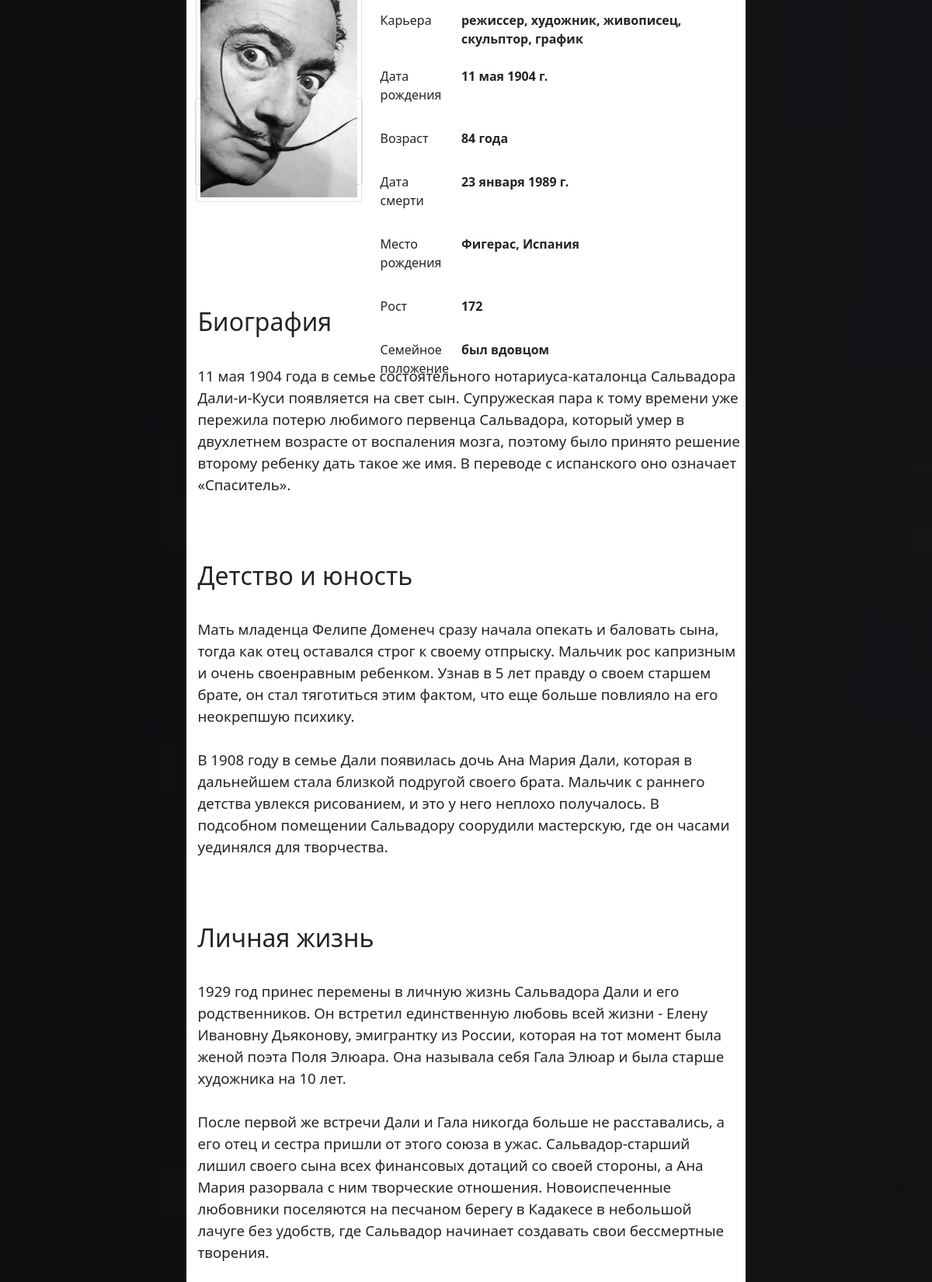
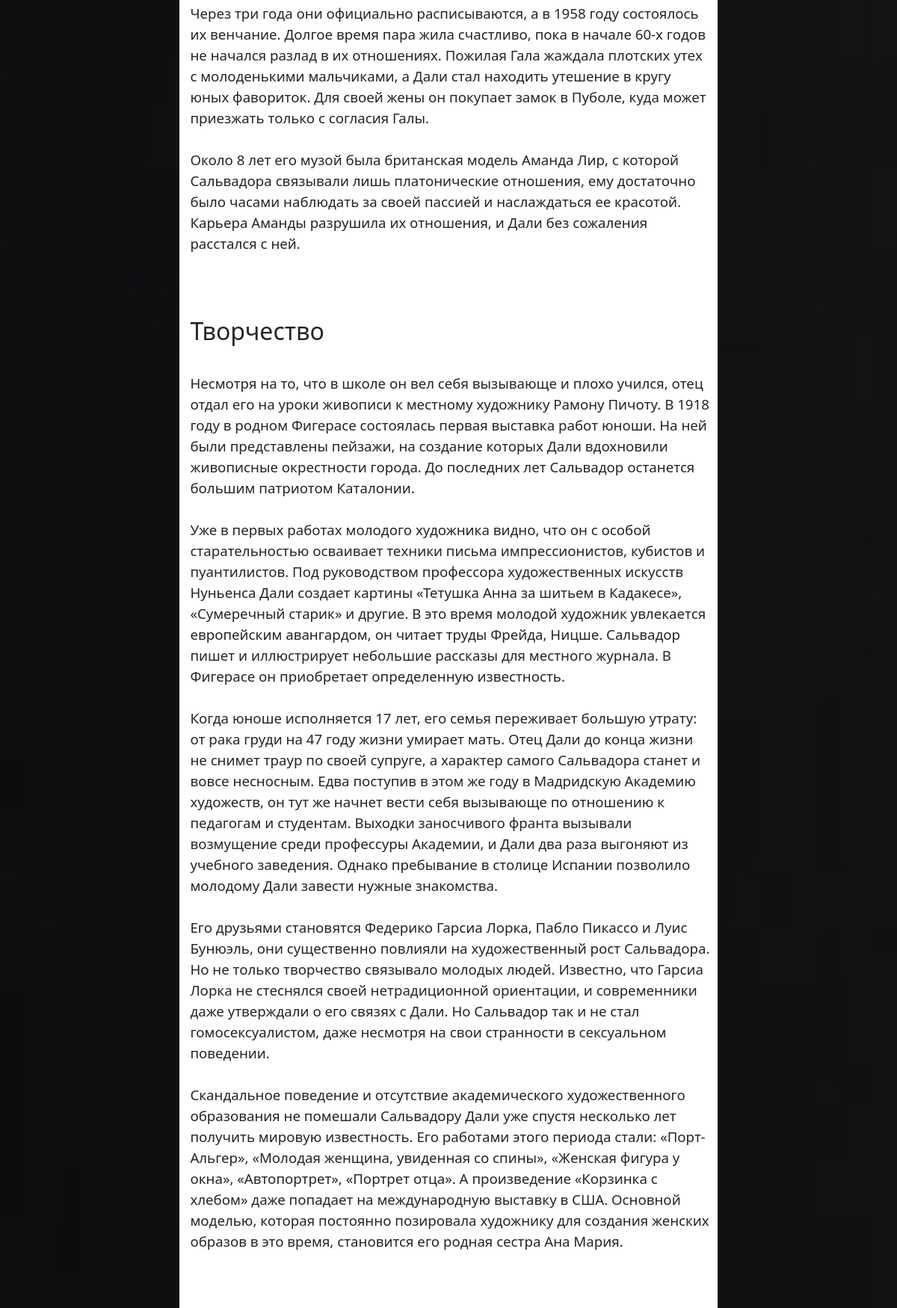
/biography/6 (upper part), run on the app's committed database (2 pictures, top to bottom).
### artists/models.py (models this page shows)
class Biographies(models.Model):
    name = models.CharField(max_length=50)
    bio = models.TextField()
    annotation = models.CharField(max_length=200)
    career = models.CharField(max_length=200)
    age = models.CharField(max_length=10)
    birth = models.CharField(max_length=50)
    death = models.CharField(max_length=50)
    height = models.CharField(max_length=5)
    family = models.CharField(max_length=200)
    location = models.CharField(max_length=100)
    image = models.ImageField(upload_to='artists/')
    era = models.CharField(max_length=50, default='')
    genre = models.CharField(max_length=50, default='')

### artists/views.py (the view)
# urls.py: path('biography/<name>', BiographyPage.as_view(), name='biography'),
class BiographyPage(View):
    def get(self, request, name, *args, **kwargs):
        return render(request, 'artists/biography.html', context={'bio': Biographies.objects.filter(id=name)})

### artists/templates/artists/biography.html (shortened to what this page needs)
{% load static %}
<link rel="stylesheet" href="{% static 'css/mainpage.css' %}">
<link href="https://cdn.jsdelivr.net/npm/bootstrap@5.1.3/dist/css/bootstrap.min.css" rel="stylesheet">
<!DOCTYPE html>
<html lang="en">
<head>
</head>
<body style="background-color: black">
    <div class="hello">
        {% for data in bio %}
        <div class="forum">
            <div class="card" style="width: 30%; left: 0.5%; top: 45%; height: 40%;">
              <img class="bio-img" src="/media/{{ data.image }}" alt="...">
            </div>
            <dl class="row">
                <dd class="col-sm-3">Карьера</dd>
                <dt class="col-sm-9 ">{{ data.career }}</dt>
                <dd class="col-sm-3"><br>Дата рождения</dd>
                <dt class="col-sm-9"><br>{{ data.birth }}</dt>
                <dd class="col-sm-3"><br>Возраст</dd>
                <dt class="col-sm-9"><br>{{ data.age }}</dt>
                <dd class="col-sm-3"><br>Дата смерти</dd>
                <dt class="col-sm-9"><br>{{ data.death }}</dt>
                <dd class="col-sm-3"><br>Место рождения</dd>
                <dt class="col-sm-9"><br>{{ data.location }}</dt>
                <dd class="col-sm-3"><br>Рост</dd>
                <dt class="col-sm-9"><br>{{ data.height }}</dt>
                <dd class="col-sm-3 col-sm-my"><br>Семейное положение</dd>
                <dt class="col-sm-9"><br>{{ data.family }}</dt>
            </dl>
        </div>
        <div class="bio-text">
            {% autoescape off %}
                {{ data.bio }}
            {% endautoescape %}
        </div>
        {% endfor %}
    </div>
</body>
</html>

### static/css/mainpage.css (style rules this page uses)
body { background-image: url(../img/new_main.jpg); background-size: cover; background-repeat: no-repeat; width: 100%; height: 100%; background-attachment: fixed; }
.hello { background-color: white; width: 60%; left: 20%; background-repeat: no-repeat; position: relative; }
* { padding: 0; margin: 0; box-sizing: border-box; }
.card { width: 17%; height: 71%; float: left; top: 13%; left: 4%; margin-left: 1%; margin-bottom: 2%; display: flex; flex-direction: column; justify-content: space-between; }
.row { width: 60%; padding-top: 2%; padding-left: 2%; }
.bio-text { padding-top: 16%; padding-left: 2%; padding-right: 1%; line-height: 1.5; font-size:14pt; }
.forum { height: 35%; }
img { border: 1px solid #ddd; border-radius: 4px; padding: 5px; }
.bio-img { top: -140px; position: absolute; width: 100%; }

### data on the page
Biographies: image (picture), career "режиссер, художник, живописец, скульптор, график", birth "11 мая 1904 г.", age "84 года", death "23 января 1989 г.", location "Фигерас, Испания", height "172", family "был вдовцом", bio "Биография 11 мая 1904 года в семье состоятельного нотариуса-каталонца Сальвадора Дали-и-Куси появляется на свет сын. Супружеская пара к тому времени уже пережила потерю любимого первенца Сальвадора, который умер в двухлетнем возрасте от воспаления мозга, поэтому было принято решение второму ребенку дать такое же имя. В переводе с испанского оно означает «Спаситель». Детство и юность Мать младенца Фелипе Доменеч сразу начала опекать и баловать сына, тогда как отец оставался строг к своему отпрыску. Мальчик рос капризным и очень своенравным ребенком. Узнав в 5 лет правду о своем старшем брате, он стал тяготиться этим фактом, что еще больше повлияло на его неокрепшую психику. В 1908 году в…"
